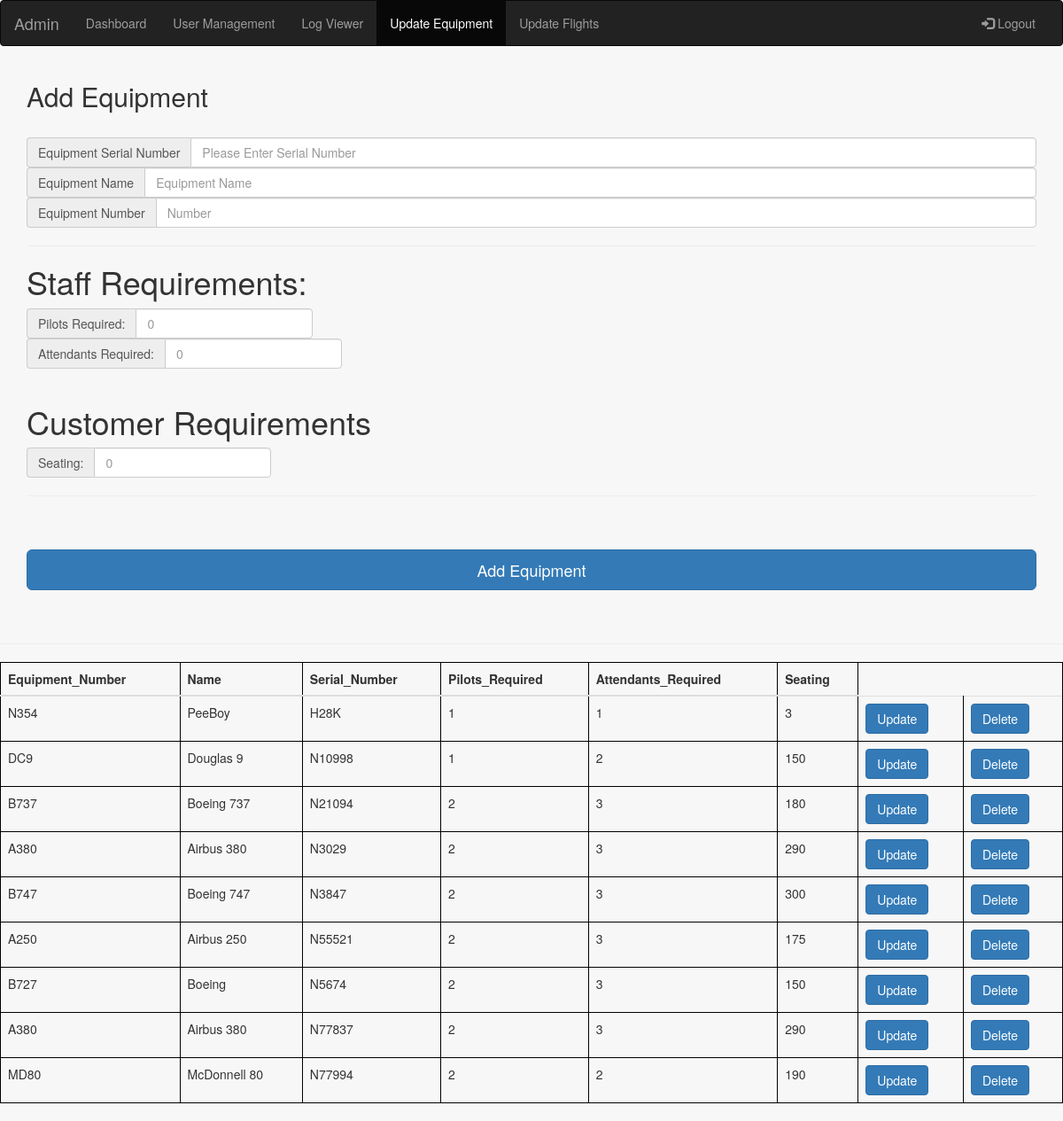
The app's page /AdminDash/EquipUp.php (signed in) with its own data.
### tables this page shows
CREATE TABLE `Equipment` (
  `Equip_Num` varchar(4) DEFAULT NULL,
  `Equip_Name` varchar(30) DEFAULT NULL,
  `Equip_Serial` varchar(10) NOT NULL DEFAULT '',
  `Equip_Pilots_Req` int(11) DEFAULT NULL,
  `Equip_Att_Req` int(11) DEFAULT NULL,
  `Equip_Seating` int(11) DEFAULT NULL,
  PRIMARY KEY (`Equip_Serial`)
);

### AdminDash/EquipUp.php (the view, shortened to what this page needs)
<!DOCTYPE html>
<html lang="en">
<head>
  <link rel="stylesheet" type="text/css" media="screen" href="http://cdnjs.cloudflare.com/ajax/libs/fancybox/1.3.4/jquery.fancybox-1.3.4.css" />
 	<link rel="stylesheet" href="css/bootstrap.min.css">
    </head>
		<body>
			<nav class="navbar navbar-inverse">
				<div class="container-fluid">
					<div class="navbar-header">
						<a class="navbar-brand" href="AdminDash.php">Admin</a>
					</div>
					<div class="collapse navbar-collapse" id="myNavbar">
						<ul class="nav navbar-nav">
							<li><a href="AdminDash.php">Dashboard</a></li>
							<li><a href="UserMan.php">User Management</a></li>
							<li><a href="LogView.php">Log Viewer</a></li>
							<li class="active"><a href="EquipUp.php">Update Equipment</a></li>
							<li><a href="FlightUp.php">Update Flights</a></li>
						</ul>
						<ul class="nav navbar-nav navbar-right">
							<li><a href="http://cs3380.rnet.missouri.edu/group/CS3380GRP23/www/Login/logout.php"><span class="glyphicon glyphicon-log-in"></span> Logout</a></li>
						</ul>
					</div>
					</div>
				</nav>
        <div class="container">
          <form class="form-signin" method="POST" action="EquipUp.php">
            <h2 class="form-signin-heading">Add Equipment</h2><br>
            <div class="input-group">
              <span class="input-group-addon" id="basic-addon1">Equipment Serial Number</span>
            	<input type="text" name="Equip_Serial" class="form-control" placeholder="Please Enter Serial Number" required>
            </div>
            <div class="input-group">
              <span class="input-group-addon" id="basic-addon1">Equipment Name</span>
              <input type="text" name="Equip_Name" class="form-control" placeholder="Equipment Name">
            </div>
            <div class="input-group">
              <span class="input-group-addon" id="basic-addon1">Equipment Number</span>
              <input type="text" name="Equip_Num" class="form-control" placeholder="Number">
            </div>
            <div class="form-group"> <hr>
                <h1>Staff Requirements:</h1>
                <div class="input-group">
                  <span class="input-group-addon" id="basic-addon1">Pilots Required:</span>
                  <input style="width:200px;" type="number" name="Equip_Pilots_Req" class="form-control" placeholder="0">
                </div>
                <div class="input-group">
                  <span class="input-group-addon" id="basic-addon1">Attendants Required:</span>
                  <input style="width:200px;" type="number" name="Equip_Att_Req" class="form-control" placeholder="0">
                </div>
                <br>
                <h1>Customer Requirements</h1>
                <div class="input-group">
                  <span class="input-group-addon" id="basic-addon1">Seating:</span>
                  <input style="width:200px;" type="number" name="Equip_Seating" class="form-control" placeholder="0">
                </div>
            </div><hr>
            <br><br>
            <button class="btn btn-lg btn-primary btn-block" type="submit" name="add">Add Equipment</button>
          </form>
        </div><br><br><hr>
		</body>
	</html>
  <?php
      $hostname = 'localhost';
      $dbusername = 'CS3380GRP23';
      $dbpassword = 'e7d18aa';
      $database = 'CS3380GRP23';
      $link = mysqli_connect($hostname, $dbusername, $dbpassword, $database) or die ("Line 129" . mysqli_connect_error());
      $sql = "SELECT Equip_Num AS Equipment_Number, Equip_Name AS Name, Equip_Serial AS Serial_Number, Equip_Pilots_Req AS Pilots_Required, Equip_Att_Req AS Attendants_Required, Equip_Seating AS Seating FROM Equipment;";
      $result = mysqli_query($link, $sql) or die("Query Error: " . mysqli_error($link));
      echo "<table class='table table-hover'><thead>";
      while($fieldinfo = mysqli_fetch_field($result)){
        echo "<th>".$fieldinfo->name."</th>";
      }
      echo "</thead>";
      while($row = mysqli_fetch_array($result, MYSQLI_NUM)){
        echo "<tr>";
        $counter = 0;
        foreach ($row as $r) {
          echo "<td>$r</td>";
          if ($counter==2){
            $pk=$r;
          }
          $counter++;
        }
        echo "<td><form method='POST' action='updateEquip.php'>";
        echo "<button class='btn btn-primary' type='submit' name='update' value='$pk'>Update";
        echo "</form></td>";
        echo "<td><form method='POST' action='deleteEquip.php'>";
        echo "<button class='btn btn-primary' type='submit' name='delete' value='$pk'>Delete";
        echo "</form></td>";
      }
      echo "</tr>";
  ?>

### AdminDash/EquipUp.php (style rules this page uses)
body { background-color: #f7f7f7; }
table, th, td { border: 1px solid black; border-collapse: collapse; }

### records on screen
equipment: Equip_Num "N354", Equip_Name "PeeBoy", Equip_Serial "H28K", r "1", Equip_Seating "3"
equipment: Equip_Num "DC9", Equip_Name "Douglas 9", Equip_Serial "N10998", Equip_Pilots_Req "1", Equip_Att_Req "2", Equip_Seating "150"
equipment: Equip_Num "B737", Equip_Name "Boeing 737", Equip_Serial "N21094", Equip_Pilots_Req "2", Equip_Att_Req "3", Equip_Seating "180"
equipment: Equip_Num "A380", Equip_Name "Airbus 380", Equip_Serial "N3029", Equip_Pilots_Req "2", Equip_Att_Req "3", Equip_Seating "290"
equipment: Equip_Num "B747", Equip_Name "Boeing 747", Equip_Serial "N3847", Equip_Pilots_Req "2", Equip_Att_Req "3", Equip_Seating "300"
equipment: Equip_Num "A250", Equip_Name "Airbus 250", Equip_Serial "N55521", Equip_Pilots_Req "2", Equip_Att_Req "3", Equip_Seating "175"
equipment: Equip_Num "B727", Equip_Name "Boeing", Equip_Serial "N5674", Equip_Pilots_Req "2", Equip_Att_Req "3", Equip_Seating "150"
equipment: Equip_Num "A380", Equip_Name "Airbus 380", Equip_Serial "N77837", Equip_Pilots_Req "2", Equip_Att_Req "3", Equip_Seating "290"
equipment: Equip_Num "MD80", Equip_Name "McDonnell 80", Equip_Serial "N77994", r "2", Equip_Seating "190"

### other values on screen
$fieldinfo->name "Equipment_Number"
$fieldinfo->name "Name"
$fieldinfo->name "Serial_Number"
$fieldinfo->name "Pilots_Required"
$fieldinfo->name "Attendants_Required"
$fieldinfo->name "Seating"
